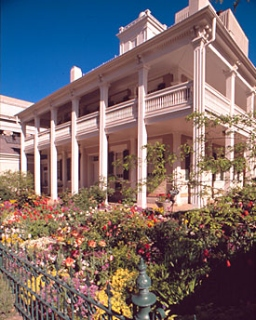
%> input picture Assignment 1/color_constancy/awb.jpg, 256 x 320 px
$ octave AWB.m   (GNU Octave 9; MATLAB toolbox functions it lacks are replaced by stand-ins)
%> lines starting %> are read from the running program, lines starting %| are printed output that depends on the picture
clear
clc
close all

%In this script the Grey World algorithm is applied using addition and
%scaling to obtain the desired average of 128 on every channel.

%because it is unclear what method is desired for the assignment, both are
%given (addition, scaling). If only one method is graded, please ignore the
%addition algorithm.

awb('awb.jpg')

function awb(input_image)
%> called with input_image = 'awb.jpg'
%read image to process
I = imread(input_image);
%> I is the input picture: size 320x256x3 uint8; mean R, G, B 121.2, 107.4, 109.3

%grey world assumes that RGB values are linear, .jpg is saved in
%gamma-corrected sRGB space (according to matlab docs). rgb2lin() corrects this.
I_lin = rgb2lin(I);
%> I_lin: size 320x256x3 uint8; mean of channels 1, 2, 3 73, 52.2, 53.8

%get sizes for further computations
imgsize = size(I_lin);
%> imgsize = [320 256 3]
layer_size = [imgsize(1)*imgsize(2), 1];
%> layer_size = [81920 1]

%save rgb values in separate vectors
r_old = (reshape(I_lin(:,:,1), layer_size));
g_old = (reshape(I_lin(:,:,2), layer_size));
b_old = (reshape(I_lin(:,:,3), layer_size));

%take averages of r, g and b values
r_avg = mean(r_old);
%> r_avg = 73.02
g_avg = mean(g_old);
%> g_avg = 52.22
b_avg = mean(b_old);
%> b_avg = 53.82

avg = mean([r_avg g_avg b_avg]);
%> avg = 59.68

%calculate difference between current mean and assumed mean of 128/channel
r_dif = 128.0 - r_avg;
%> r_dif = 54.98
g_dif = 128.0 - g_avg;
%> g_dif = 75.78
b_dif = 128.0 - b_avg;
%> b_dif = 74.18

%calculate ratio to multiply with to opbtain assumed mean of 128/channel
r_ratio = 128/r_avg
%> r_ratio = 1.75
g_ratio = 128/g_avg
%> g_ratio = 2.45
b_ratio = 128/b_avg
%> b_ratio = 2.38

%add  difference to original values to obtain desired mean
r_new_addition = double(r_old) + (r_dif*(ones(layer_size)));
g_new_addition = double(g_old) + (g_dif*(ones(layer_size)));
b_new_addition = double(b_old) + (b_dif*(ones(layer_size)));

%multiply old values with calculated ratios to obtain desired mean
r_new_scaled = double(r_old) * r_ratio;
g_new_scaled = double(g_old) * g_ratio;
b_new_scaled = double(b_old) * b_ratio;


%reshape rgb vectors back to original shape and data type
r_add = uint8(reshape(r_new_addition, [320 ,256]));
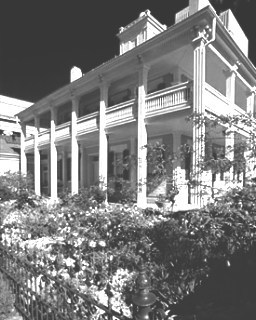
%> r_add: size 320x256 uint8; min 55, max 255, mean 124
g_add = uint8(reshape(g_new_addition, [320 ,256]));
b_add = uint8(reshape(b_new_addition, [320 ,256]));
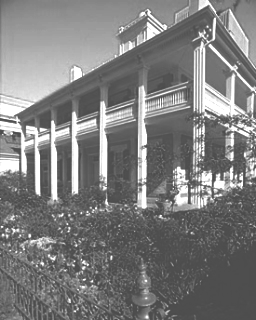
%> b_add: size 320x256 uint8; min 74, max 255, mean 126

r_scaled = uint8(reshape(r_new_scaled, [320 ,256]));
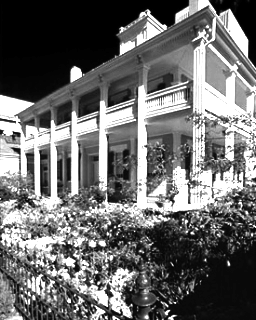
%> r_scaled: size 320x256 uint8; min 0, max 255, mean 108
g_scaled = uint8(reshape(g_new_scaled, [320 ,256]));
b_scaled = uint8(reshape(b_new_scaled, [320 ,256]));
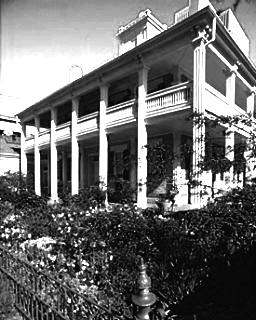
%> b_scaled: size 320x256 uint8; min 0, max 255, mean 107.4

%concatenate arrays to retrieve original form
grey_world_add = cat(3, r_add, g_add, b_add);
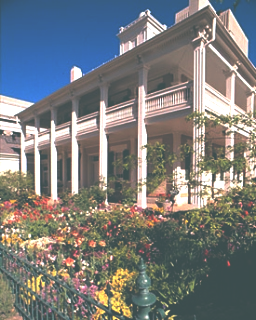
%> grey_world_add: size 320x256x3 uint8; mean R, G, B 124, 125.8, 126
grey_world_scaled = cat(3, r_scaled, g_scaled, b_scaled);
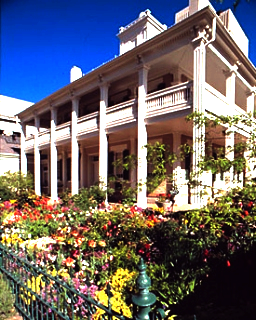
%> grey_world_scaled: size 320x256x3 uint8; mean R, G, B 108, 102.9, 107.4
%> `awb('awb.jpg')`:
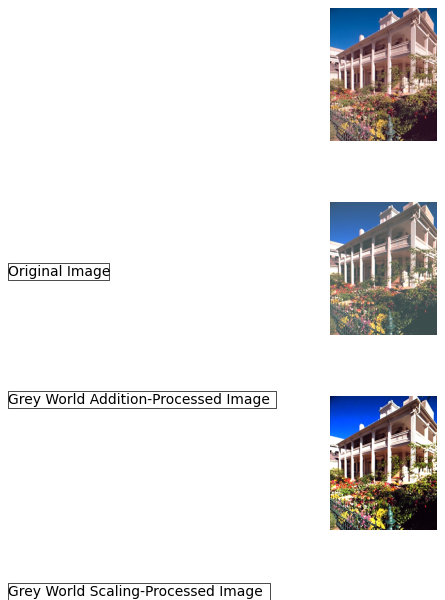
%> figure redrawn from the program's plot data, 4 panels

%plot the original image and processed images
figure;
subplot(3,1,1),imshow(I);
subplot(3,1,1),annotation('textbox',[0.1 0.5 0.3 0.3], 'String', 'Original Image', 'FitBoxToText','on')
subplot(3,1,2),imshow(grey_world_add);
subplot(3,1,2),annotation('textbox',[0.1 0.3 0.3 0.3], 'String', 'Grey World Addition-Processed Image', 'FitBoxToText','on')
subplot(3,1,3),imshow(grey_world_scaled);
subplot(3,1,3),annotation('textbox',[0.1 0.0 0.3 0.3], 'String', 'Grey World Scaling-Processed Image', 'FitBoxToText','on')
end
